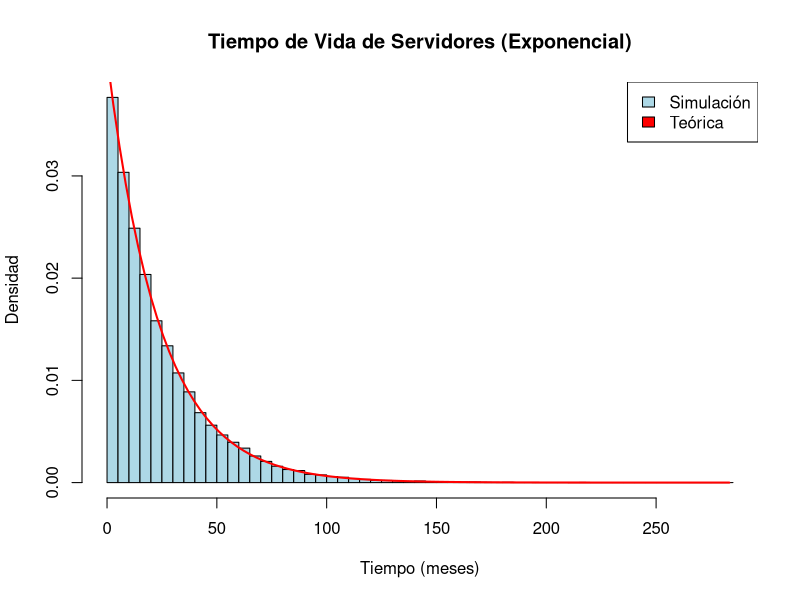

R code for this plot:
# -----------------------------------------------
# Nombre: [Tu Nombre]
# Cédula: [Tu Cédula]
# Ejercicio 1: Distribución Exponencial
# -----------------------------------------------

# Parámetros
media <- 24
tasa <- 1/media  # λ = 1/24
n_muestras <- 50000

# a) Simulación de los tiempos de vida
set.seed(1)
tiempos_vida <- rexp(n_muestras, rate = tasa)

# b) Probabilidad de durar más de 36 meses
prob_simulada <- mean(tiempos_vida > 36)    # muestras> 36 es una condicion, lo que convierte al vector muestras en un vector de 1's y 0's y promedia los 1
prob_teorica <- 1 - pexp(36, rate = tasa)   #P(X > 36) = 1 - P(X ≤ 36)

# Comparación
cat("Probabilidad simulada (>36 meses):", prob_simulada, "\n")
cat("Probabilidad teórica (>36 meses):",  prob_teorica,  "\n")


# c) Histograma y densidad teórica
hist(
   tiempos_vida, 
   freq = FALSE,  # Mostrar densidades, no frecuencias
   breaks = 50,   # la cantidad de meses es demasiado alta y dificultad la visualizacion con barras
   main = "Tiempo de Vida de Servidores (Exponencial)",
   xlab = "Tiempo (meses)",
   ylab = "Densidad",
   col = "lightblue"
)

# Superponer densidad teórica
curve(
  dexp(x, rate = tasa), #al ser continua se necesita cubrir el eje x con decimales, por ello se utiliza "x"
  from = 0, 
  to = max(tiempos_vida), 
  col = "red", 
  lwd = 2, 
  add = TRUE)

legend("topright", 
  legend = c("Simulación", "Teórica"),
  col = c("lightblue", "red"),
  fill = c("lightblue", "red"))

